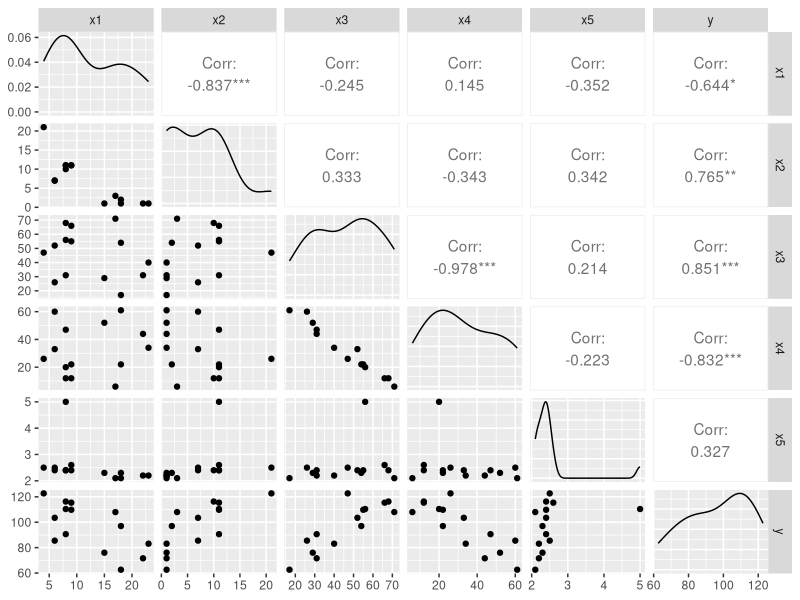
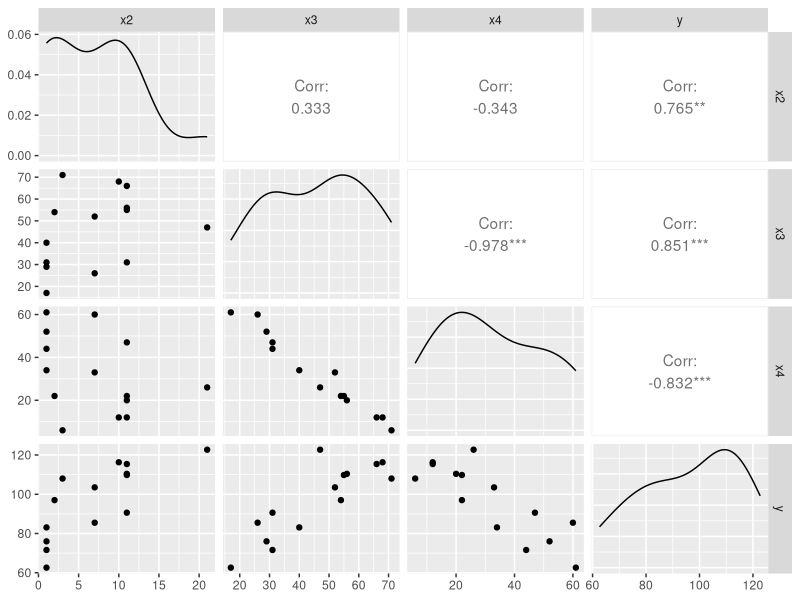
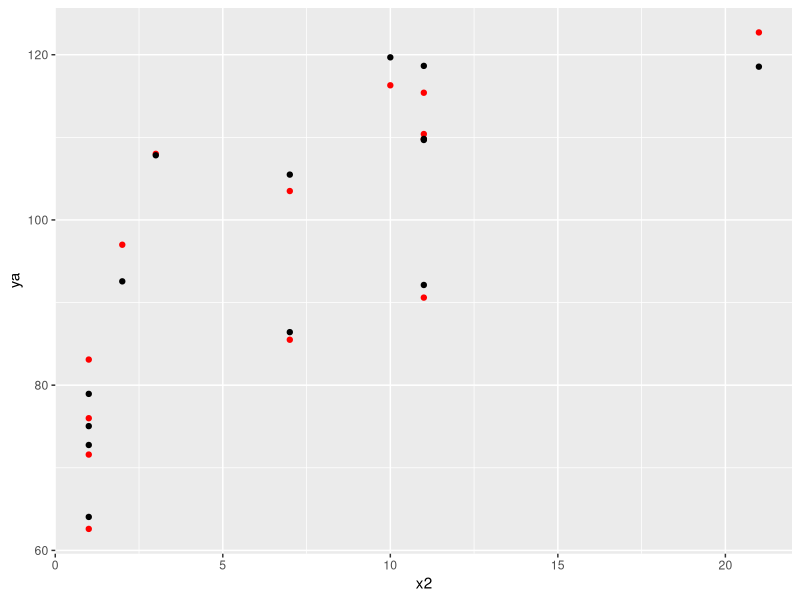

These figures' R source, in order:
# Primer entrega - Guia 2 - Ejercicio 7 

library(GGally)

#a)

df<-read.csv("Entregas/Primer entrega/Cemento.csv",header = TRUE,sep = ";")

attach(df)
cemento<-data.frame(cbind(x1,x2,x3,x4,x5,y))


cor(cemento)
ggpairs(cemento)
# EN PRINCIPIO SE PODRIA DECIR QUE LAS VARIABLES MAS SIGNIFICATIVAS 
# SON X2 X3 X4 SIENDO ESTAS LAS DE MAYOR CORRELACION


ajuste <- lm(y~x1+x2+x3+x4+x5,data=cemento)
summary(ajuste)
# LA REGRESION ES SIGNIFICATIVA, YA QUE EL P VALOR ES MUCHO MENOR QUE 0.05
# SE OBSERVA UNA CONTRADICCION ENTRE LOS TEST DE HIPOTESIS POR CADA VARIABLE
# Y LA SIGNIFICACION DE LA REGRESION, NO SE PUEDE ASEGURAR QUE ALGUNA DE LAS 
# VARIABLES SEA DISTINTA DE 0 EN EL CASO DE LOS TEST INDIVIDUALES

#SE PODRIA ELEGIR CIERTAS VARIABLES.

ajuste <- lm(y~x1+x2+x3+x4+x5+0,data=cemento)
summary(ajuste)

#En este caso la regresion es significativa 
#y hay 3 variables que son sifnificativamente distintas de 0 

ajuste <- lm(y~x2+x3+x4+0,data=cemento)
summary(ajuste)

b2<-ajuste$coefficients[1]
b3<-ajuste$coefficients[2]
b4<-ajuste$coefficients[3]
ggpairs(data.frame(cbind(x2,x3,x4,y)))
ya<-b2*x2+b3*x3+b4*x4
ggplot(data=NULL,aes(x2,ya))+geom_point(aes(x2,y),color='red')+
  geom_point(color='black')




